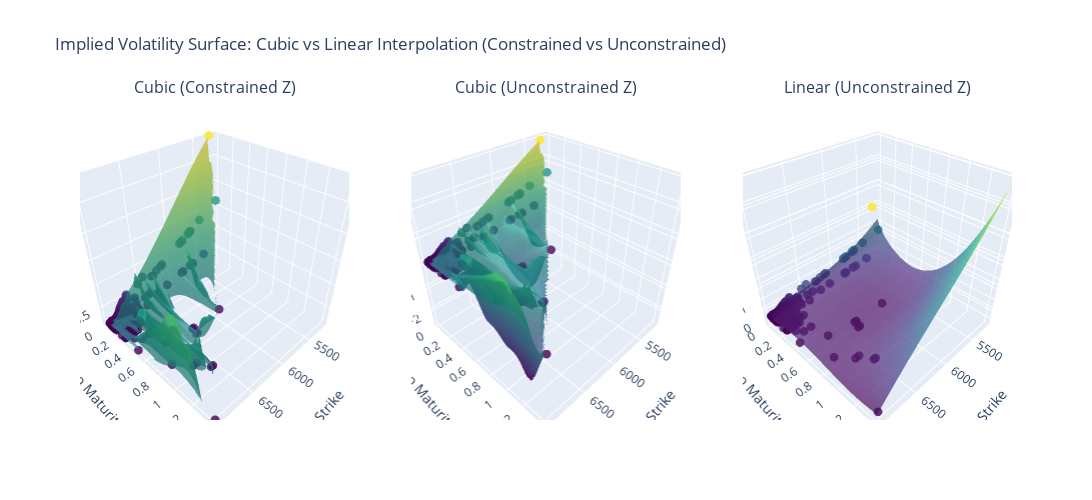

Notebook code for this chart:
### Markdown cell above
## Get Interpolation and Regression (as comparison)

### Code cell
interp,regres = get_interp(calls)
plot_two_interp(interp,regres,calls)

### Figure 1 — Plotly figure (JSON) as saved in the notebook; plotly's stock layout.template omitted (floating-point values rounded to 4 significant figures; data arrays with more than 128 entries replaced by an {"elided": "..."} marker saying what was removed)
{"data": [{"marker": {"color": {"elided": "425 float values"}, "colorscale": [[0, "#440154"], [0.1111, "#482878"], [0.2222, "#3e4989"], [0.3333, "#31688e"], [0.4444, "#26828e"], [0.5556, "#1f9e89"], [0.6667, "#35b779"], [0.7778, "#6ece58"], [0.8889, "#b5de2b"], [1, "#fde725"]], "opacity": 0.8, "size": 3}, "mode": "markers", "scene": "scene", "showlegend": false, "type": "scatter3d", "x": {"elided": "425 float values"}, "y": {"elided": "425 float values"}, "z": {"elided": "425 float values"}}, {"colorscale": [[0, "#440154"], [0.1111, "#482878"], [0.2222, "#3e4989"], [0.3333, "#31688e"], [0.4444, "#26828e"], [0.5556, "#1f9e89"], [0.6667, "#35b779"], [0.7778, "#6ece58"], [0.8889, "#b5de2b"], [1, "#fde725"]], "opacity": 0.7, "scene": "scene", "showlegend": false, "showscale": false, "type": "surface", "x": {"elided": "60x60 float values"}, "y": {"elided": "60x60 float values"}, "z": {"elided": "60x60 float values"}}, {"marker": {"color": {"elided": "425 float values"}, "colorscale": [[0, "#440154"], [0.1111, "#482878"], [0.2222, "#3e4989"], [0.3333, "#31688e"], [0.4444, "#26828e"], [0.5556, "#1f9e89"], [0.6667, "#35b779"], [0.7778, "#6ece58"], [0.8889, "#b5de2b"], [1, "#fde725"]], "opacity": 0.8, "size": 3}, "mode": "markers", "scene": "scene2", "showlegend": false, "type": "scatter3d", "x": {"elided": "425 float values"}, "y": {"elided": "425 float values"}, "z": {"elided": "425 float values"}}, {"colorscale": [[0, "#440154"], [0.1111, "#482878"], [0.2222, "#3e4989"], [0.3333, "#31688e"], [0.4444, "#26828e"], [0.5556, "#1f9e89"], [0.6667, "#35b779"], [0.7778, "#6ece58"], [0.8889, "#b5de2b"], [1, "#fde725"]], "opacity": 0.7, "scene": "scene2", "showlegend": false, "showscale": false, "type": "surface", "x": {"elided": "60x60 float values"}, "y": {"elided": "60x60 float values"}, "z": {"elided": "60x60 float values"}}, {"marker": {"color": {"elided": "425 float values"}, "colorscale": [[0, "#440154"], [0.1111, "#482878"], [0.2222, "#3e4989"], [0.3333, "#31688e"], [0.4444, "#26828e"], [0.5556, "#1f9e89"], [0.6667, "#35b779"], [0.7778, "#6ece58"], [0.8889, "#b5de2b"], [1, "#fde725"]], "opacity": 0.8, "size": 3}, "mode": "markers", "scene": "scene3", "showlegend": false, "type": "scatter3d", "x": {"elided": "425 float values"}, "y": {"elided": "425 float values"}, "z": {"elided": "425 float values"}}, {"colorscale": [[0, "#440154"], [0.1111, "#482878"], [0.2222, "#3e4989"], [0.3333, "#31688e"], [0.4444, "#26828e"], [0.5556, "#1f9e89"], [0.6667, "#35b779"], [0.7778, "#6ece58"], [0.8889, "#b5de2b"], [1, "#fde725"]], "opacity": 0.7, "scene": "scene3", "showlegend": false, "showscale": false, "type": "surface", "x": {"elided": "60x60 float values"}, "y": {"elided": "60x60 float values"}, "z": {"elided": "60x60 float values"}}], "layout": {"annotations": [{"font": {"size": 16}, "showarrow": false, "text": "Cubic (Constrained Z)", "x": 0.1444, "xanchor": "center", "xref": "paper", "y": 1, "yanchor": "bottom", "yref": "paper"}, {"font": {"size": 16}, "showarrow": false, "text": "Cubic (Unconstrained Z)", "x": 0.5, "xanchor": "center", "xref": "paper", "y": 1, "yanchor": "bottom", "yref": "paper"}, {"font": {"size": 16}, "showarrow": false, "text": "Linear (Unconstrained Z)", "x": 0.8556, "xanchor": "center", "xref": "paper", "y": 1, "yanchor": "bottom", "yref": "paper"}], "height": 500, "scene": {"domain": {"x": [0, 0.2889], "y": [0, 1]}, "xaxis": {"title": {"text": "Strike"}}, "yaxis": {"title": {"text": "Time to Maturity (years)"}}, "zaxis": {"range": [0.1019, 2.926], "title": {"text": "Implied Volatility"}}}, "scene2": {"domain": {"x": [0.3556, 0.6444], "y": [0, 1]}, "xaxis": {"title": {"text": "Strike"}}, "yaxis": {"title": {"text": "Time to Maturity (years)"}}, "zaxis": {"title": {"text": "Implied Volatility"}}}, "scene3": {"domain": {"x": [0.7111, 1], "y": [0, 1]}, "xaxis": {"title": {"text": "Strike"}}, "yaxis": {"title": {"text": "Time to Maturity (years)"}}, "zaxis": {"title": {"text": "Implied Volatility"}}}, "title": {"text": "Implied Volatility Surface: Cubic vs Linear Interpolation (Constrained vs Unconstrained)"}, "width": 1500}}
